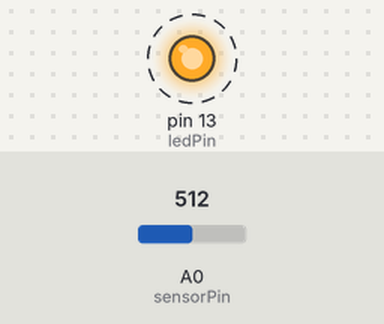
A sketch run on a simulated Arduino Uno, built with avr-gcc and run on an emulated ATmega328P. On the bench: output pins drawn as LEDs (lit = HIGH). Dashed ring = blinking. The inputs (shaded band) are chosen by the test bench; at power-on: A0 (sensorPin) = 512. What the sketch prints to the serial monitor is not drawn.

Above: at 0.05 s.
Timing chart, 0 to 3.0 s (numbered marks = the images above):
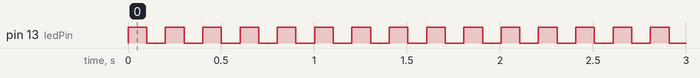

Measured:
- by itself, pin 13 (ledPin): alternates HIGH for 0.10 s and LOW for 0.10 s

The sketch:

AnalogInputReport.ino
```cpp
/*
  Based on Analog Input example
*/

int sensorPin = A0;    // select the input pin for the potentiometer
int ledPin = 13;       // select the pin for the LED

void setup()
{
  pinMode(ledPin, OUTPUT);
  Serial.begin(9600);
}

bool on = true;

void loop()
{
  int sensorValue = analogRead(sensorPin);
  Serial.println(sensorValue);
  digitalWrite(ledPin, on ? HIGH : LOW);
  on = !on;
  delay(100);
}
```
